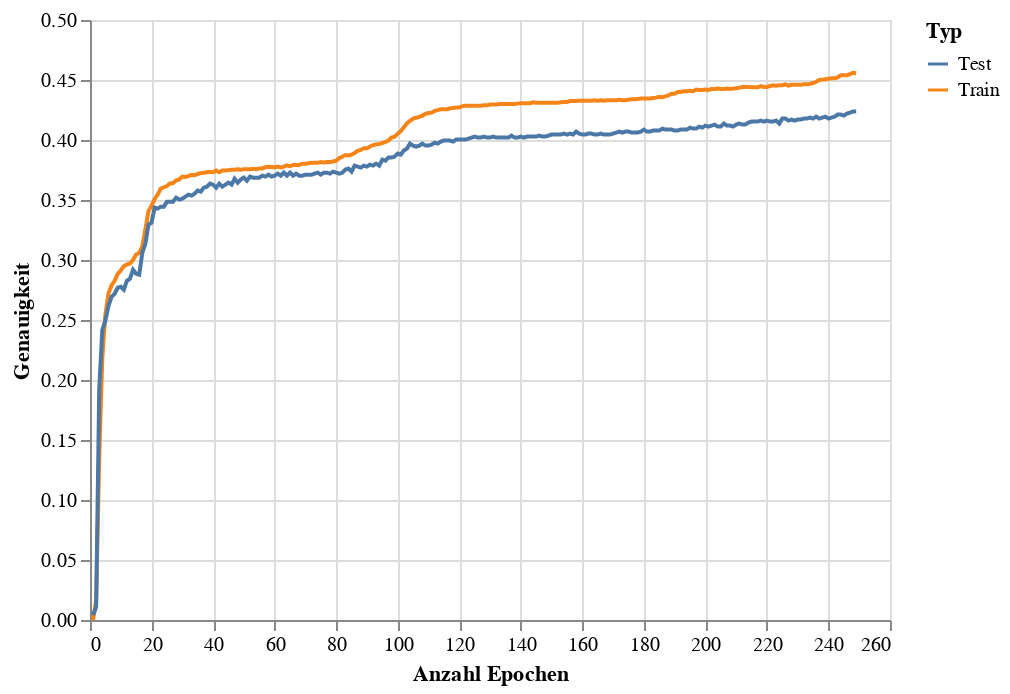

Notebook code cell kept with this figure:
### Code cell
train_eval_accuracy_chart = alt.Chart(accuracy_df).mark_line().encode(
    x = alt.X('Epoch',title='Anzahl Epochen'),
    y = alt.Y('Accuracy',title='Genauigkeit'),
    color = alt.Color('Type',title='Typ')
)
train_eval_accuracy_chart

### Figure 1 — Vega-Lite specification as saved in the notebook (floating-point values rounded to 4 significant figures; data arrays with more than 128 entries replaced by an {"elided": "..."} marker saying what was removed)
{"config": {"view": {"continuousWidth": 400, "continuousHeight": 300}}, "data": {"name": "data-d6cf43c6e3e3244c11c046491eb9b757"}, "mark": "line", "encoding": {"color": {"field": "Type", "title": "Typ", "type": "nominal"}, "x": {"field": "Epoch", "title": "Anzahl Epochen", "type": "quantitative"}, "y": {"field": "Accuracy", "title": "Genauigkeit", "type": "quantitative"}}, "$schema": "https://vega.github.io/schema/vega-lite/v4.17.0.json", "datasets": {"data-d6cf43c6e3e3244c11c046491eb9b757": {"elided": "498 records"}}}
